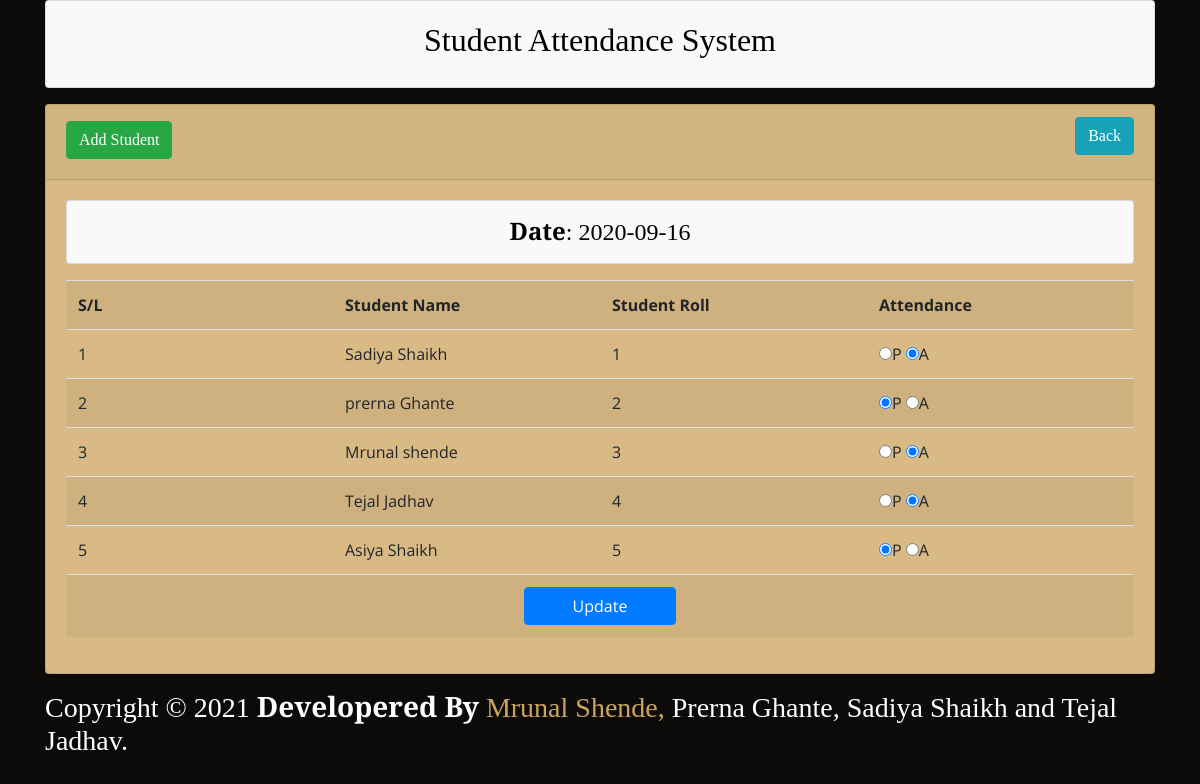
Page /student_view.php?dt=2020-09-16 on the committed database.
### tables this page shows
CREATE TABLE `tbl_student` (
  `id` int(11) NOT NULL,
  `name` varchar(255) NOT NULL,
  `roll` int(11) NOT NULL
);

CREATE TABLE `tbl_attendance` (
  `id` int(11) NOT NULL,
  `roll` int(11) NOT NULL,
  `attend` varchar(255) NOT NULL,
  `att_time` date NOT NULL
);

### lib/Database.php (called while the page is built, shortened)
<?php
Class Database{
 public $host   = DB_HOST;
 public $user   = DB_USER;
 public $pass   = DB_PASS;
 public $dbname = DB_NAME;
 public $link;
private function connectDB(){
   $this->link = new mysqli($this->host, $this->user, $this->pass,
      $this->dbname);
   }
  public function select($query){
    $result = $this->link->query($query) or
       die($this->link->error.__LINE__);
      if($result->num_rows > 0){
        return $result;
      } else {
        return false;
      }
   }
}

### classes/Student.php (called while the page is built, shortened)
<?php
	$filepath = realpath(dirname(__FILE__));
	include_once ($filepath.'/../lib/Database.php');
	include_once ($filepath.'/../helpers/Format.php');
?>
<?php
class Student{
	private $db;
	private $fm;
	public function __construct(){
		$this->db = new Database();
		$this->fm = new Format();
	}
	public function getAllData($dt){
		$date = $this->fm->validation($dt);
		$date = mysqli_real_escape_string($this->db->link, $date);
		$query = "SELECT tbl_student.name, tbl_attendance.*
				FROM tbl_student
				INNER JOIN tbl_attendance
				ON tbl_student.roll = tbl_attendance.roll
				WHERE att_time = '$date'";
		$result = $this->db->select($query);
		return $result;
	}
}

### helpers/Format.php (called while the page is built)
<?php
class Format{
   public function validation($data){
      $data = trim($data);
      $data = stripcslashes($data);
      $data = htmlspecialchars($data);
      return $data;
   }
}
?>

### student_view.php (the view, shortened to what this page needs)
<?php
	include "inc/header.php";
	include "classes/Student.php";
	$stu = new Student();
?>
<?php
	$dt = $_GET['dt'];
?>
	<div class="container">
		<div class="card" style="background:  #d9ba85">
			<div class="card-header">
				<h2>
					<a class="btn btn-success" href="add.php">Add Student</a>
					<a class="btn btn-info float-right" href="date_view.php">Back</a>
				</h2>
			</div>
			<div class="card-body">
				<font color="black">
				<div class="card bg-light text-center mb-3">
					<h4 class="m-0 py-3"><strong>Date</strong>: <?php echo $dt; ?></h4>
				</div>
				</font>
				<form action="" method="post">
					<table class="table table-striped">
						<tr>
							<th width="25%">S/L</th>
							<th width="25%">Student Name</th>
							<th width="25%">Student Roll</th>
							<th width="25%">Attendance</th>
						</tr>
<?php
	$getstudent = $stu->getAllData($dt);
	if ($getstudent) {
		$i = 0;
		while ($value = $getstudent->fetch_assoc()) {
			$i++;
?>
<tr>
	<td><?php echo $i; ?></td>
	<td><?php echo $value['name']; ?></td>
	<td><?php echo $value['roll']; ?></td>
	<td>
		<input type="radio" name="attend[<?php echo $value['roll']; ?>]" value="present" <?php if($value['attend'] == "present") {echo "checked";} ?>>P
		<input type="radio" name="attend[<?php echo $value['roll']; ?>]" value="absent" <?php if($value['attend'] == "absent") {echo "checked";} ?>>A
	</td>
</tr>
<?php } } ?>
						<tr>
							<td colspan="4" class="text-center">
								<input type="submit" name="submit" class="btn btn-primary px-5" value="Update">
							</td>
						</tr>
					</table>
				</form>
			</div>
		</div>
	</div>
<?php include("inc/footer.php"); ?>

### inc/header.php (shortened to what this page needs)
<!DOCTYPE html>
<html lang="en">
<head>
  <link href="assets/vendor/bootstrap/css/bootstrap.min.css" rel="stylesheet">
  <link href="assets/vendor/icofont/icofont.min.css" rel="stylesheet">
  <link href="assets/vendor/boxicons/css/boxicons.min.css" rel="stylesheet">
  <link href="assets/vendor/animate.css/animate.min.css" rel="stylesheet">
  <link href="assets/vendor/owl.carousel/assets/owl.carousel.min.css" rel="stylesheet">
  <link href="assets/vendor/venobox/venobox.css" rel="stylesheet">
  <link href="assets/vendor/aos/aos.css" rel="stylesheet">
  <link href="assets/css/style.css" rel="stylesheet">
</head>
<body>
	<div class="container mb-3">
		<font color="black">
		<div class="card card-body bg-light text-center" style="color: black; background:
    #d9ba85">
			<h2>Student Attendance System</h2>
		</div>
		</font>
	</div>

### inc/footer.php (shortened to what this page needs)
	<div class="container mt-3">
			<h3>
				<span>Copyright &copy;</span>
				<span>
					 <b>Developered By</b>
					<a target="_blank" href="https://www.linkedin.com/in/mrunal-shende-b8a44519a/">
						 Mrunal Shende,
					</a>
						Prerna Ghante, Sadiya Shaikh and Tejal Jadhav.
				</span>
			</h3>
	</div>
</body>
</html>

### assets/css/style.css (style rules this page uses)
body { font-family: "Open Sans", sans-serif; background: #0c0b09; color: #fff; }
a { color: #cda45e; }
h1, h2, h3, h4, h5, h6 { font-family: "Playfair Display", serif; }

### rows in the picture
tbl_student: name "Sadiya Shaikh", tbl_attendance.roll "1"
tbl_attendance: attend "☑"
tbl_student: name "prerna Ghante", tbl_attendance.roll "2"
tbl_attendance: attend "☑"
tbl_student: name "Mrunal shende", tbl_attendance.roll "3"
tbl_attendance: attend "☑"
tbl_student: name "Tejal Jadhav", tbl_attendance.roll "4"
tbl_attendance: attend "☑"
tbl_student: name "Asiya Shaikh", tbl_attendance.roll "5"
tbl_attendance: attend "☑"

### other values in the picture
$dt "2020-09-16"
